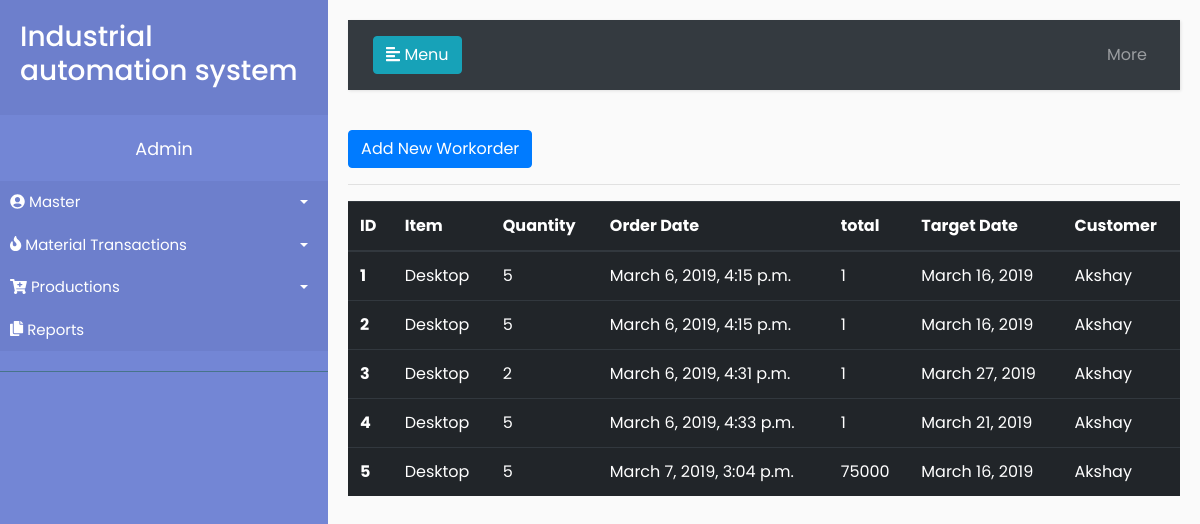
The page /production/workorder/ on the database as committed earlier.
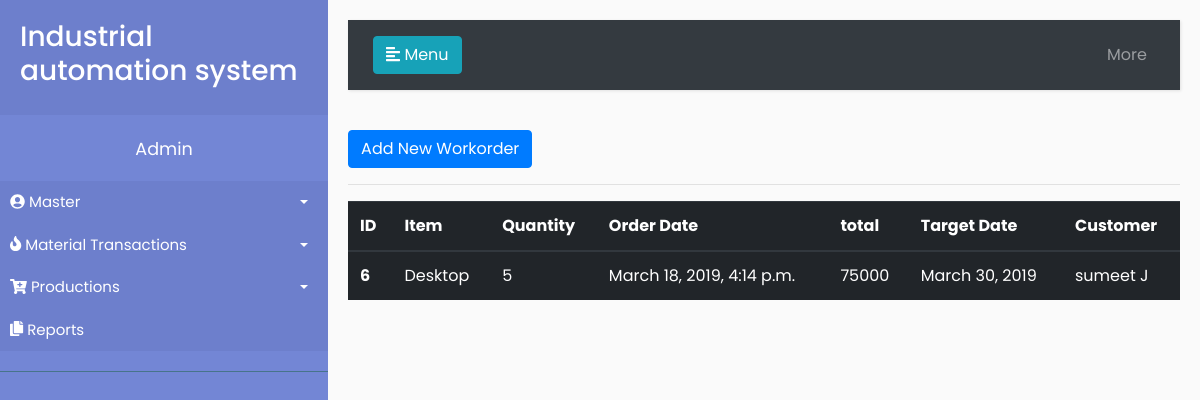
The same page on the database as committed later.
### production/models.py (models this page shows, shortened)
class Workorder(models.Model):
	Select_item = models.ForeignKey(Item, on_delete=models.CASCADE)
	Quantity = models.PositiveIntegerField(blank=True)
	Order_date = models.DateTimeField(default=timezone.now)
	Target_date = models.DateField()
	total=models.PositiveIntegerField(editable=False)
	Select_customer = models.ForeignKey(Customer, on_delete=models.CASCADE)

### master/models.py (models this page shows)
class Item(models.Model):
	item_code = models.CharField(max_length=10)
	item_name = models.CharField(max_length=50)
	price = models.PositiveIntegerField()
	description = models.TextField()
	created_date = models.DateTimeField(default=timezone.now)
	def __str__(self):
		return self.item_name

class Customer(models.Model):
	name = models.CharField(max_length=50)
	contact = models.PositiveIntegerField(max_length=10)
	email_id = models.EmailField(max_length=254, blank=True)
	address = models.TextField()
	created_date = models.DateTimeField(default=timezone.now)
	def __str__(self):
		return self.name

### production/views.py (the view)
# urls.py: path('workorder/', views.workorder, name='workorder'),
def workorder(request):
	workorder = Workorder.objects.all()
	return render(request, 'production/workorder.html',{'workorder': workorder})

### production/templates/production/workorder.html
{% extends 'base.html' %}
{% block content %}
<a class="btn btn-primary" href="{% url 'new_workorder' %}" role="button">Add New Workorder</a> <hr/>
<table class="table table-dark">
  <thead>
    <tr>
      <th scope="col">ID</th>
      <th scope="col">Item</th>
      <th scope="col">Quantity</th>
      <th scope="col">Order Date</th>
      <th scope="col">total</th>
      <th scope="col">Target Date</th>
      <th scope="col">Customer</th
    </tr>
  </thead>
  <tbody>
{% for detail in workorder %}
    <tr>
      <th scope="row"> {{ detail.id }}</th>
      <td>{{ detail.Select_item }}</td>
      <td>{{ detail.Quantity }}</td>
      <td>{{ detail.Order_date }}</td>
      <td>{{ detail.total}}</td>
      <td>{{ detail.Target_date }}</td>
      <td>{{ detail.Select_customer }}</td>
    </tr>
    {% endfor %}
  </tbody>
</table>
{% endblock %}

Rows that differ between the two databases and show on the page:
removed Workorder: id "1", Select_item "Desktop", Quantity "5", Order_date "March 6, 2019, 4:15 p.m.", total "1", Target_date "March 16, 2019", Select_customer "Akshay"
removed Workorder: id "2", Select_item "Desktop", Quantity "5", Order_date "March 6, 2019, 4:15 p.m.", total "1", Target_date "March 16, 2019", Select_customer "Akshay"
removed Workorder: id "3", Select_item "Desktop", Quantity "2", Order_date "March 6, 2019, 4:31 p.m.", total "1", Target_date "March 27, 2019", Select_customer "Akshay"
removed Workorder: id "4", Select_item "Desktop", Quantity "5", Order_date "March 6, 2019, 4:33 p.m.", total "1", Target_date "March 21, 2019", Select_customer "Akshay"
removed Workorder: id "5", Select_item "Desktop", Quantity "5", Order_date "March 7, 2019, 3:04 p.m.", total "75000", Target_date "March 16, 2019", Select_customer "Akshay"
added Workorder: id "6", Select_item "Desktop", Quantity "5", Order_date "March 18, 2019, 4:14 p.m.", total "75000", Target_date "March 30, 2019", Select_customer "sumeet J"
